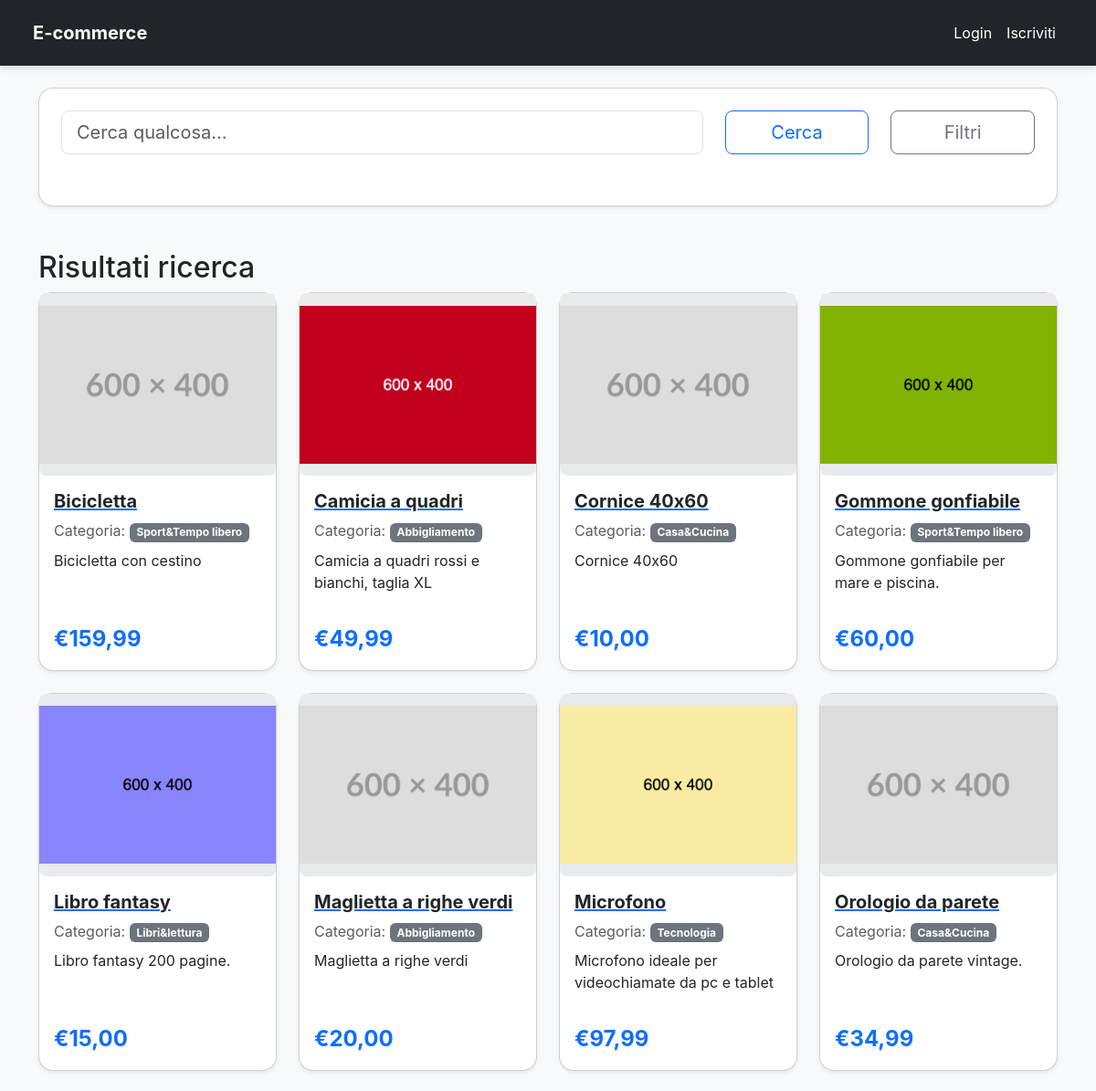
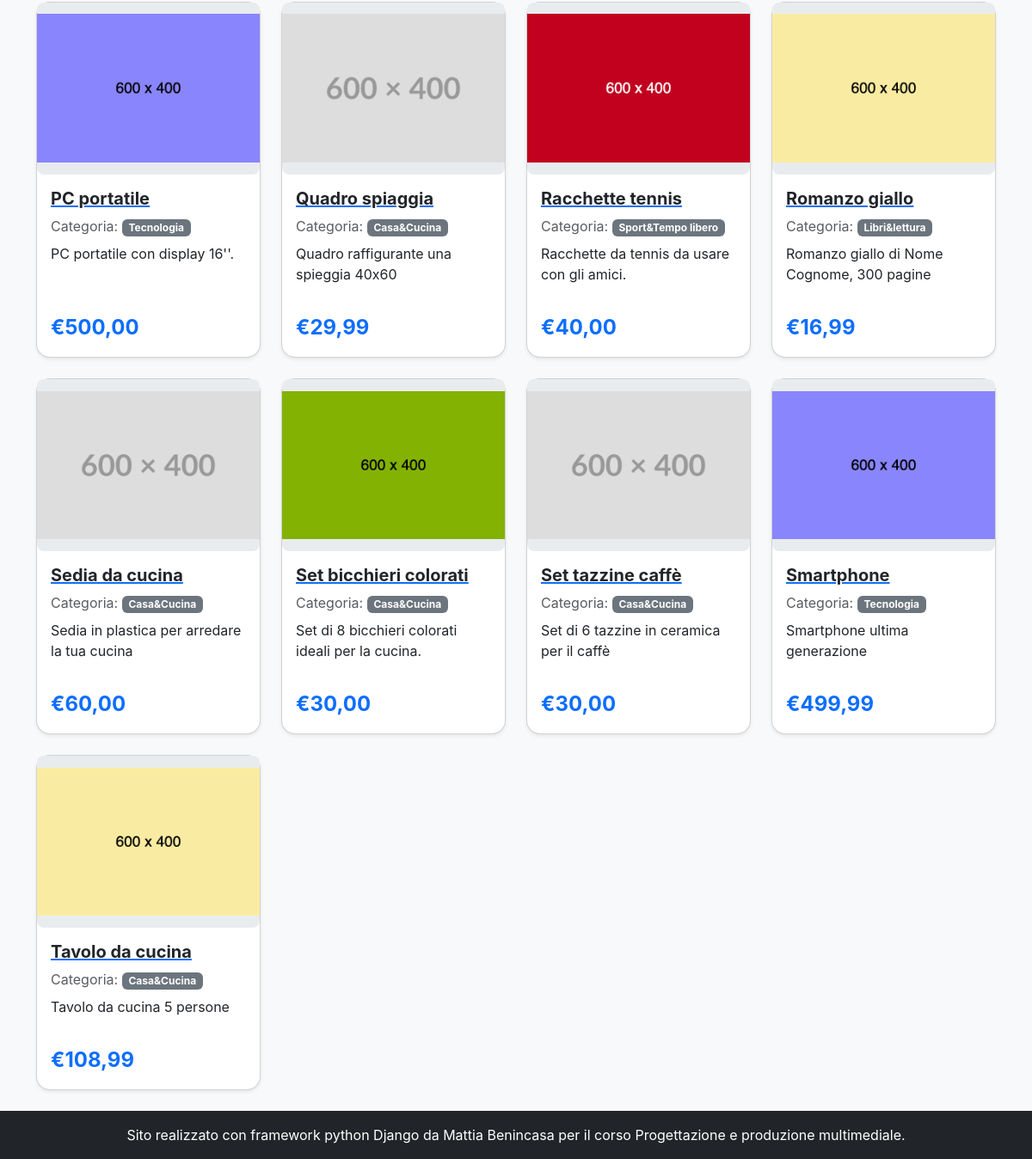
Screenshot of /products/ with the database file from the repository (2 pictures, top to bottom).
### products/models.py (models this page shows, shortened)
class Product(models.Model):
    name = models.CharField(max_length=200, verbose_name="Nome Prodotto")
    slug = AutoSlugField(populate_from='name', unique=True, always_update=True)
    category = models.ForeignKey(
        Category,
        on_delete=models.SET_NULL,
        null=True,
        blank=True,
        related_name='products',
        verbose_name="Categoria"
    )
    description = models.TextField(verbose_name="Descrizione prodotto")
    price = models.DecimalField(
        max_digits=10,
        decimal_places=2,
        verbose_name="Prezzo in €"
    )
    stock = models.IntegerField(
        default=0,
        verbose_name="Quantità Disponibile",
        help_text="Quantità di prodotti disponibili in magazzino."
    )
    created_at = models.DateTimeField(auto_now_add=True, verbose_name="Data Creazione")
    updated_at = models.DateTimeField(auto_now=True, verbose_name="Ultimo Aggiornamento")
    image = models.ImageField(default='placeholder.png', blank=True, verbose_name='immagine prodotto')
    class Meta:
        ordering = ('name',)
        verbose_name = "Prodotto"
        verbose_name_plural = "Prodotti"
    def get_absolute_url(self):
        return reverse("product_details", kwargs={"slug": self.slug})

class Category(models.Model):
    name = models.CharField(max_length=100, unique=True, verbose_name="Nome Categoria")
    slug = AutoSlugField(populate_from='name', unique=True, always_update=True)
    class Meta:
        ordering = ('name',)
        verbose_name = "Categoria"
        verbose_name_plural = "Categorie"
    def __str__(self):
        return self.name

### products/views.py (the view, shortened to what this page needs)
# urls.py: path("", ProductListView.as_view(), name="product_list"),
class ProductListView(ListView):
    model = Product
    template_name = 'product_list.html'
    context_object_name = 'product_list'
    def get_template_names(self):
        user = self.request.user
        if user.groups.filter(name='store_manager').exists():
            return 'store_manager/catalogue.html'
        else:
            return 'product_list.html'
    def get_queryset(self):
        queryset = super().get_queryset()
        form = ProductSearchForm(self.request.GET)
        if form.is_valid():
            query = form.cleaned_data.get('search_bar')
            categories = form.cleaned_data.get('category')
            availability = form.cleaned_data.get('availability')
            sort_by = form.cleaned_data.get('sort_by')
            if query:
                queryset = queryset.filter(
                    Q(name__icontains=query) | Q(description__icontains=query)
                ).distinct()
            if categories:
                queryset = queryset.filter(category__in=categories)
            if availability:
                if availability == 'available_only':
                    queryset = queryset.filter(stock__gt=0)
                elif availability == 'unavailable_only':
                    queryset = queryset.filter(stock=0)
        if not queryset.ordered:
            queryset = queryset.order_by('name')
        return queryset
    def get_context_data(self, **kwargs):
        context = super().get_context_data(**kwargs)
        context['form'] = ProductSearchForm(self.request.GET)
        context['search_params'] = self.request.GET.urlencode()
        return context

### templates/product_list.html (shortened to what this page needs)
{% extends 'base.html' %}
{% load crispy_forms_tags %}
{% block content %}
<div class="card p-4 rounded-card shadow-sm mb-5">
    <form id="searchForm" method="get" action="{% url 'product_list' %}" class="mb-3">
        {% crispy form %}
    </form>
</div>
    <h2>Risultati ricerca</h2>
{% if product_list %}
<div class="row row-cols-1 row-cols-md-2 row-cols-lg-3 g-4">
    {% for product in product_list %}
    <div class="col-lg-3">
        <div class="card h-100 shadow-sm rounded-card">
            <div class="img-placeholder">
                {% if product.image.name %}
                    <img class="product_image" src="{{ product.image.url }}" alt="{{ product.name }}">
                {% else %}
                    [Image of Product placeholder]
                {% endif %}
            </div>
            <div class="card-body d-flex flex-column">
                <a href="{{ product.get_absolute_url }}?{{ search_params }}">
                    <h5 class="card-title fw-bold text-dark">{{ product.name }}</h5>
                </a>
                <p class="card-text text-muted mb-2">Categoria: <span class="badge bg-secondary">{{ product.category.name }}</span></p>
                <p class="card-text text-dark flex-grow-1">{{ product.description|truncatechars:100 }}</p>
                <div class="d-flex justify-content-between align-items-center mt-3">
                    <span class="fs-4 fw-bold text-primary">€{{ product.price|floatformat:2 }}</span>
                </div>
            </div>
        </div>
    </div>
    {% endfor %}
</div>
{% else %}
<div class="alert alert-info text-center" role="alert">
    Nessun prodotto trovato. Controlla il nome inserito e i filtri usati
</div>
{% endif %}
{% endblock content %}

### templates/base.html (style rules this page uses)
body { font-family: 'Inter', sans-serif; background-color: #f8f9fa; padding-top: 4.5rem; }
.rounded-card { border-radius: 1rem; }
.img-placeholder { background-color: #e9ecef; display: flex; align-items: center; justify-content: center; font-size: 1.25rem; color: #6c757d; height: 200px; border-radius: 0.5rem; overflow: hidden; }
.product_image { width: 100%; height: 200px; object-fit: contain; }

### rows the page displays
Product: image (placeholder picture), name "Bicicletta", category.name "Sport&Tempo libero", description "Bicicletta con cestino", price "159,99"
Product: image (placeholder picture), name "Camicia a quadri", category.name "Abbigliamento", description "Camicia a quadri rossi e bianchi, taglia XL", price "49,99"
Product: image (placeholder picture), name "Cornice 40x60", category.name "Casa&Cucina", description "Cornice 40x60", price "10,00"
Product: image (placeholder picture), name "Gommone gonfiabile", category.name "Sport&Tempo libero", description "Gommone gonfiabile per mare e piscina.", price "60,00"
Product: image (placeholder picture), name "Libro fantasy", category.name "Libri&lettura", description "Libro fantasy 200 pagine.", price "15,00"
Product: image (placeholder picture), name "Maglietta a righe verdi", category.name "Abbigliamento", description "Maglietta a righe verdi", price "20,00"
Product: image (placeholder picture), name "Microfono", category.name "Tecnologia", description "Microfono ideale per videochiamate da pc e tablet", price "97,99"
Product: image (placeholder picture), name "Orologio da parete", category.name "Casa&Cucina", description "Orologio da parete vintage.", price "34,99"
Product: image (placeholder picture), name "PC portatile", category.name "Tecnologia", description "PC portatile con display 16''.", price "500,00"
Product: image (placeholder picture), name "Quadro spiaggia", category.name "Casa&Cucina", description "Quadro raffigurante una spieggia 40x60", price "29,99"
Product: image (placeholder picture), name "Racchette tennis", category.name "Sport&Tempo libero", description "Racchette da tennis da usare con gli amici.", price "40,00"
Product: image (placeholder picture), name "Romanzo giallo", category.name "Libri&lettura", description "Romanzo giallo di Nome Cognome, 300 pagine", price "16,99"
Product: image (placeholder picture), name "Sedia da cucina", category.name "Casa&Cucina", description "Sedia in plastica per arredare la tua cucina", price "60,00"
Product: image (placeholder picture), name "Set bicchieri colorati", category.name "Casa&Cucina", description "Set di 8 bicchieri colorati ideali per la cucina.", price "30,00"
Product: image (placeholder picture), name "Set tazzine caffè", category.name "Casa&Cucina", description "Set di 6 tazzine in ceramica per il caffè", price "30,00"
Product: image (placeholder picture), name "Smartphone", category.name "Tecnologia", description "Smartphone ultima generazione", price "499,99"
Product: image (placeholder picture), name "Tavolo da cucina", category.name "Casa&Cucina", description "Tavolo da cucina 5 persone", price "108,99"
